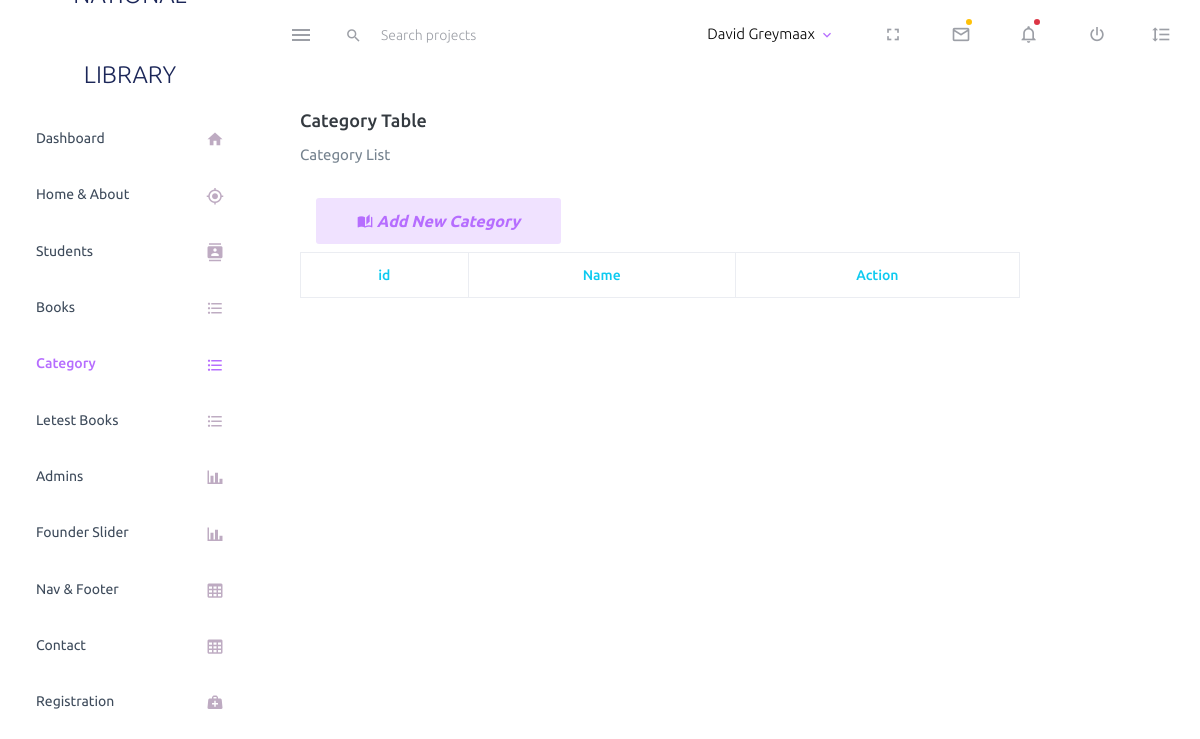
Page /admin/category_list.php on the earlier database version.
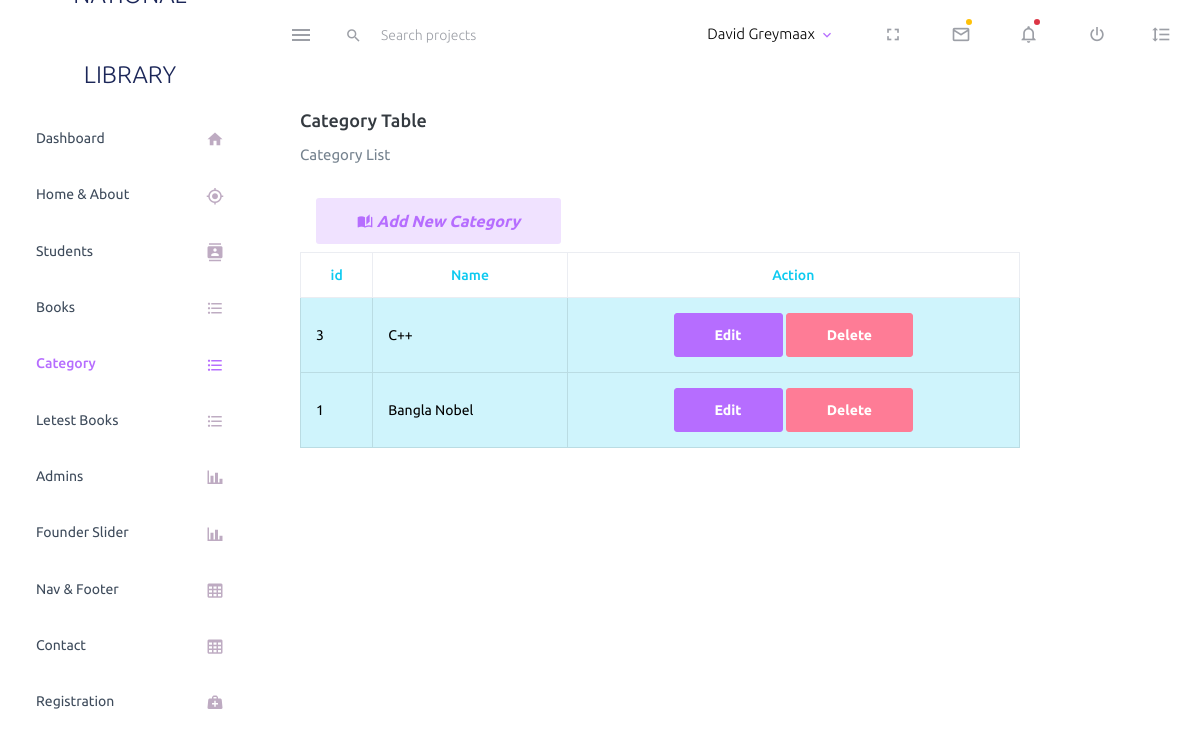
Same page on the later database version.
### tables this page shows
CREATE TABLE `category_list` (
  `id` int(11) NOT NULL,
  `name` varchar(200) NOT NULL
);

### admin/category_list.php (the view, shortened to what this page needs)
<?php include 'include/header.php';
include "connection.php";
$sql    ="SELECT * FROM category_list ORDER BY id DESC";
$result =$db->query($sql);
?>
    <div class="col-lg-8 stretch-card">
                <div class="card">
                  <div class="card-body">
                    <h4 class="card-title">Category Table</h4>
                    <p class="card-description"> Category List <code></code>
                    </p>
                    <a class="nav-link" href="new_category.php">
                    <button type="button" class="btn btn-inverse-primary btn-fw">
                    <i class="mdi mdi-book-open-page-variant">
                      Add New Category
                    </i></button></a>
                    <div class="table-responsive">
                    <table class="table table-bordered">
                      <thead class="font-weight-bold">
                        <tr class="text-info text-center">
                          <th>id </th>
                          <th> Name </th>
                          <th>Action</th>
                        </tr>
                      </thead>
                      <tbody>
                      <?php while($row = $result->fetch_assoc()):   ?>
                        <tr class="table-info">
                          <td><?php echo $row['id']; ?></td>
                          <td><?php echo $row['name']; ?></td>
                          <td class="text-center">
                          <a href="edit_category.php?id=<?php echo $row['id']; ?>" class="btn btn-primary">Edit</a>
                          <a href="delete_category.php?id=<?php echo $row['id']; ?>" class="btn btn-danger" onclick="return confirm('Are you sure you want to delete this user?')">Delete</a>
                          </td>
                        </tr>
                        <?php endwhile; ?>
                      </tbody>
                    </table>
                  </div>
                  </div>
                </div>
              </div>
            </div>
<?php include 'include/footer.php'; ?>

Differences in the rows shown:
added category_list: id "3", name "C++"
added category_list: id "1", name "Bangla Nobel"
